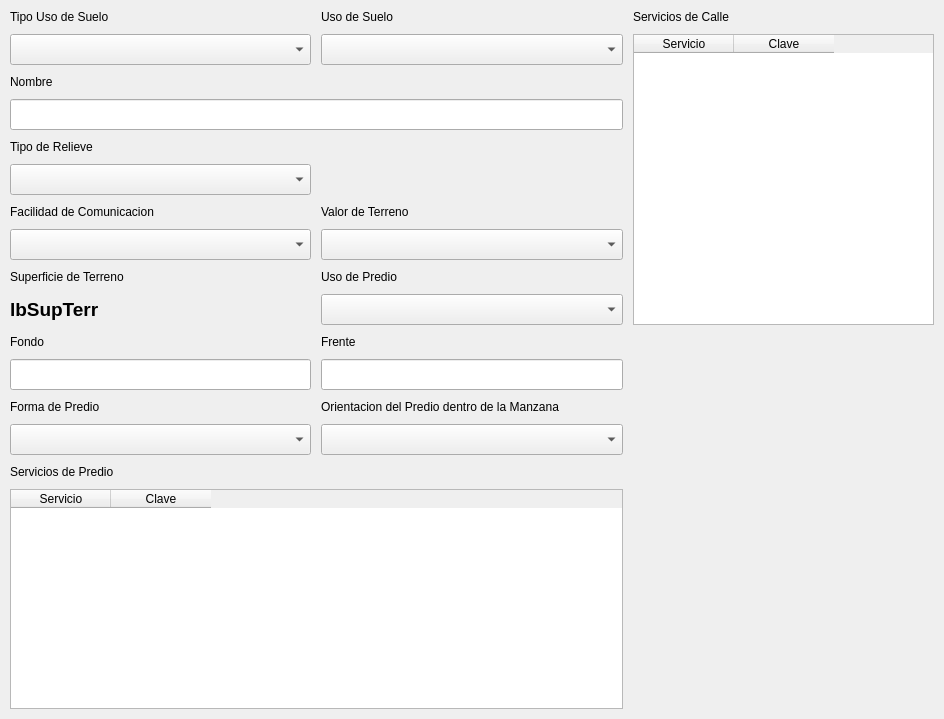
                <widget class="QWidget" name="scrollAreaWidgetContents_5">
                 <property name="geometry">
                  <rect>
                   <x>0</x>
                   <y>0</y>
                   <width>944</width>
                   <height>698</height>
                  </rect>
                 </property>
                 <layout class="QGridLayout" name="gridLayout_5">
                  <property name="leftMargin">
                   <number>10</number>
                  </property>
                  <property name="topMargin">
                   <number>10</number>
                  </property>
                  <property name="rightMargin">
                   <number>10</number>
                  </property>
                  <property name="bottomMargin">
                   <number>10</number>
                  </property>
                  <property name="spacing">
                   <number>10</number>
                  </property>
                  <item row="8" column="0">
                   <widget class="QLabel" name="label_26">
                    <property name="text">
                     <string>Superficie de Terreno</string>
                    </property>
                   </widget>
                  </item>
                  <item row="8" column="1">
                   <widget class="QLabel" name="lbUsoPredioEtiqueta">
                    <property name="text">
                     <string>Uso de Predio</string>
                    </property>
                   </widget>
                  </item>
                  <item row="6" column="1">
                   <widget class="QLabel" name="label_38">
                    <property name="text">
                     <string>Valor de Terreno</string>
                    </property>
                   </widget>
                  </item>
                  <item row="13" column="0">
                   <widget class="QLabel" name="label_28">
                    <property name="text">
                     <string>Forma de Predio</string>
                    </property>
                   </widget>
                  </item>
                  <item row="2" column="0">
                   <widget class="QLabel" name="label_103">
                    <property name="text">
                     <string>Nombre</string>
                    </property>
                   </widget>
                  </item>
                  <item row="9" column="0">
                   <widget class="QLabel" name="lbSupTerr">
                    <property name="font">
                     <font>
                      <pointsize>14</pointsize>
                      <weight>75</weight>
                      <bold>true</bold>
                     </font>
                    </property>
                    <property name="text">
                     <string>lbSupTerr</string>
                    </property>
                   </widget>
                  </item>
                  <item row="0" column="0">
                   <widget class="QLabel" name="label_19">
                    <property name="text">
                     <string>Tipo Uso de Suelo</string>
                    </property>
                   </widget>
                  </item>
                  <item row="0" column="2">
                   <widget class="QLabel" name="label_21">
                    <property name="text">
                     <string>Servicios de Calle</string>
                    </property>
                   </widget>
                  </item>
                  <item row="5" column="0">
                   <widget class="QComboBox" name="cmbTipoRelieve">
                    <property name="font">
                     <font>
                      <pointsize>14</pointsize>
                      <weight>75</weight>
                      <bold>true</bold>
                     </font>
                    </property>
                    <property name="styleSheet">
                     <string notr="true">QComboBox QAbstractItemView::item { min-height: 25;}
QListView{color: black ; font-size: 16px; outline:none; font-weight:bold}QListView::item:selected { color: red; background-color: lightgray;}</string>
                    </property>
                   </widget>
                  </item>
                  <item row="1" column="1">
                   <widget class="QComboBox" name="cmbUsoSuelo">
                    <property name="font">
                     <font>
                      <pointsize>14</pointsize>
                      <weight>75</weight>
                      <bold>true</bold>
                     </font>
                    </property>
                    <property name="styleSheet">
                     <string notr="true">QComboBox QAbstractItemView::item { min-height: 25;}
QListView{color: black ; font-size: 16px; outline:none; font-weight:bold}QListView::item:selected { color: red; background-color: lightgray;}</string>
                    </property>
                   </widget>
                  </item>
                  <item row="7" column="0">
                   <widget class="QComboBox" name="cmbFacilComun">
                    <property name="font">
                     <font>
                      <pointsize>14</pointsize>
                      <weight>75</weight>
                      <bold>true</bold>
                     </font>
                    </property>
                    <property name="styleSheet">
                     <string notr="true">QComboBox QAbstractItemView::item { min-height: 25;}
QListView{color: black ; font-size: 16px; outline:none; font-weight:bold}QListView::item:selected { color: red; background-color: lightgray;}</string>
                    </property>
                   </widget>
                  </item>
                  <item row="7" column="1">
                   <widget class="QComboBox" name="cmbValorTerr">
                    <property name="font">
                     <font>
                      <pointsize>14</pointsize>
                      <weight>75</weight>
                      <bold>true</bold>
                     </font>
                    </property>
                    <property name="styleSheet">
                     <string notr="true">QComboBox QAbstractItemView::item { min-height: 25;}
QListView{color: black ; font-size: 16px; outline:none; font-weight:bold}QListView::item:selected { color: red; background-color: lightgray;}</string>
                    </property>
                   </widget>
                  </item>
                  <item row="1" column="2" rowspan="9">
                   <widget class="QTableWidget" name="twServiciosCalle">
                    <column>
                     <property name="text">
                      <string>Servicio</string>
                     </property>
                    </column>
                    <column>
                     <property name="text">
                      <string>Clave</string>
                     </property>
                    </column>
                   </widget>
                  </item>
                  <item row="9" column="1">
                   <widget class="QComboBox" name="cmbUsoPredio">
                    <property name="font">
                     <font>
                      <pointsize>14</pointsize>
                      <weight>75</weight>
                      <bold>true</bold>
                     </font>
                    </property>
                    <property name="styleSheet">
                     <string notr="true">QComboBox QAbstractItemView::item { min-height: 25;}
QListView{color: black ; font-size: 16px; outline:none; font-weight:bold}QListView::item:selected { color: red; background-color: lightgray;}</string>
                    </property>
                   </widget>
                  </item>
                  <item row="14" column="0">
                   <widget class="QComboBox" name="cmbFormaPredio">
                    <property name="font">
                     <font>
                      <pointsize>14</pointsize>
                      <weight>75</weight>
                      <bold>true</bold>
                     </font>
                    </property>
                    <property name="styleSheet">
                     <string notr="true">QComboBox QAbstractItemView::item { min-height: 25;}
QListView{color: black ; font-size: 16px; outline:none; font-weight:bold}QListView::item:selected { color: red; background-color: lightgray;}</string>
                    </property>
                   </widget>
                  </item>
                  <item row="14" column="1">
                   <widget class="QComboBox" name="cmbOrientPredMza">
                    <property name="font">
                     <font>
                      <pointsize>14</pointsize>
                      <weight>75</weight>
                      <bold>true</bold>
                     </font>
                    </property>
                    <property name="styleSheet">
                     <string notr="true">QComboBox QAbstractItemView::item { min-height: 25;}
QListView{color: black ; font-size: 16px; outline:none; font-weight:bold}QListView::item:selected { color: red; background-color: lightgray;}</string>
                    </property>
                   </widget>
                  </item>
                  <item row="4" column="0">
                   <widget class="QLabel" name="label_23">
                    <property name="text">
                     <string>Tipo de Relieve</string>
                    </property>
                   </widget>
                  </item>
                  <item row="11" column="0">
                   <widget class="QLineEdit" name="leFondo">
                    <property name="font">
                     <font>
                      <pointsize>14</pointsize>
                      <weight>75</weight>
                      <bold>true</bold>
                     </font>
                    </property>
                    <property name="maxLength">
                     <number>10</number>
                    </property>
                   </widget>
                  </item>
                  <item row="13" column="1">
                   <widget class="QLabel" name="label_29">
                    <property name="text">
                     <string>Orientacion del Predio dentro de la Manzana</string>
                    </property>
                   </widget>
                  </item>
                  <item row="3" column="0" colspan="2">
                   <widget class="QLineEdit" name="leNombre">
                    <property name="font">
                     <font>
                      <pointsize>14</pointsize>
                      <weight>75</weight>
                      <bold>true</bold>
                     </font>
                    </property>
                    <property name="maxLength">
                     <number>250</number>
                    </property>
                   </widget>
                  </item>
                  <item row="40" column="0" colspan="2">
                   <widget class="QTableWidget" name="twServiciosPredio">
                    <property name="minimumSize">
                     <size>
                      <width>0</width>
                      <height>220</height>
                     </size>
                    </property>
                    <property name="maximumSize">
                     <size>
                      <width>16777215</width>
                      <height>220</height>
                     </size>
                    </property>
                    <column>
                     <property name="text">
                      <string>Servicio</string>
                     </property>
                    </column>
                    <column>
                     <property name="text">
                      <string>Clave</string>
                     </property>
                    </column>
                   </widget>
                  </item>
                  <item row="15" column="0">
                   <widget class="QLabel" name="label_22">
                    <property name="text">
                     <string>Servicios de Predio</string>
                    </property>
                   </widget>
                  </item>
                  <item row="10" column="0">
                   <widget class="QLabel" name="label_24">
                    <property name="text">
                     <string>Fondo</string>
                    </property>
                   </widget>
                  </item>
                  <item row="10" column="1">
                   <widget class="QLabel" name="label_25">
                    <property name="text">
                     <string>Frente</string>
                    </property>
                   </widget>
                  </item>
                  <item row="0" column="1">
                   <widget class="QLabel" name="label_18">
                    <property name="text">
                     <string>Uso de Suelo</string>
                    </property>
                   </widget>
                  </item>
                  <item row="11" column="1">
                   <widget class="QLineEdit" name="leFrente">
                    <property name="font">
                     <font>
                      <pointsize>14</pointsize>
                      <weight>75</weight>
                      <bold>true</bold>
                     </font>
                    </property>
                    <property name="maxLength">
                     <number>10</number>
                    </property>
                   </widget>
                  </item>
                  <item row="6" column="0">
                   <widget class="QLabel" name="label_27">
                    <property name="text">
                     <string>Facilidad de Comunicacion</string>
                    </property>
                   </widget>
                  </item>
                  <item row="1" column="0">
                   <widget class="QComboBox" name="cmbTipoUsoSuelo">
                    <property name="font">
                     <font>
                      <pointsize>14</pointsize>
                      <weight>75</weight>
                      <bold>true</bold>
                     </font>
                    </property>
                    <property name="styleSheet">
                     <string notr="true">QComboBox QAbstractItemView::item { min-height: 25;}
QListView{color: black ; font-size: 16px; outline:none; font-weight:bold}QListView::item:selected { color: red; background-color: lightgray;}</string>
                    </property>
                   </widget>
                  </item>
                 </layout>
                </widget>
